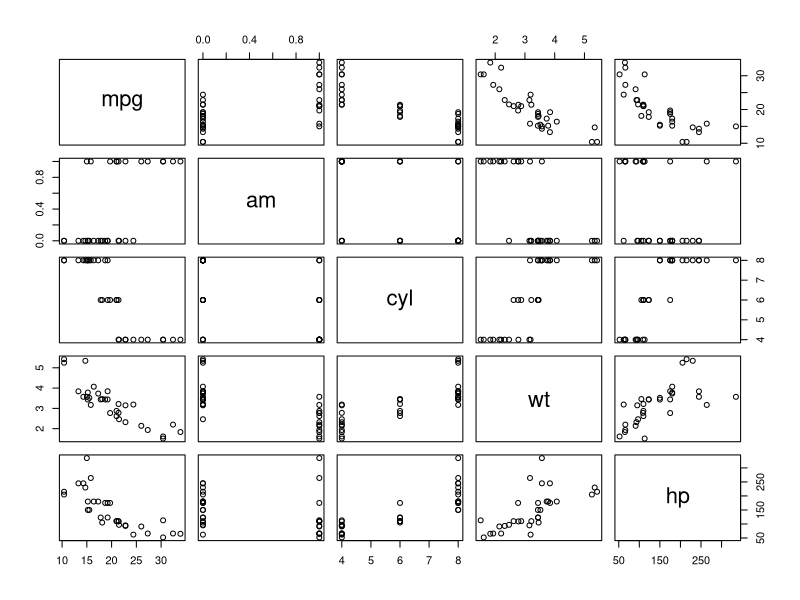

This chart was generated by the following R code:
## ---- chunk 1
data(mtcars) ; head(mtcars,2)
## ---- chunk 2
pairs(mpg ~ am + cyl + wt + hp , data = mtcars)
